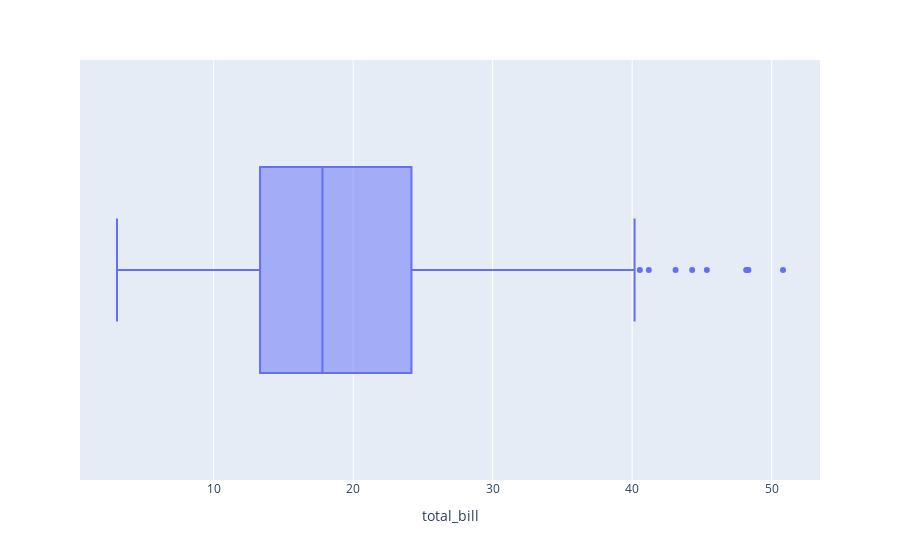

The notebook cell saved with this chart:
### Code cell
px.box(tips, x='total_bill')

### Figure 1 — Plotly figure (JSON) as saved in the notebook; plotly's stock layout.template omitted (floating-point values rounded to 4 significant figures; data arrays with more than 128 entries replaced by an {"elided": "..."} marker saying what was removed)
{"data": [{"alignmentgroup": "True", "hovertemplate": "total_bill=%{x}<extra></extra>", "legendgroup": "", "marker": {"color": "#636efa"}, "name": "", "notched": false, "offsetgroup": "", "orientation": "h", "showlegend": false, "type": "box", "x": {"elided": "244 float values"}, "x0": " ", "xaxis": "x", "y0": " ", "yaxis": "y"}], "layout": {"boxmode": "group", "legend": {"tracegroupgap": 0}, "margin": {"t": 60}, "xaxis": {"anchor": "y", "domain": [0, 1], "title": {"text": "total_bill"}}, "yaxis": {"anchor": "x", "domain": [0, 1]}}}
